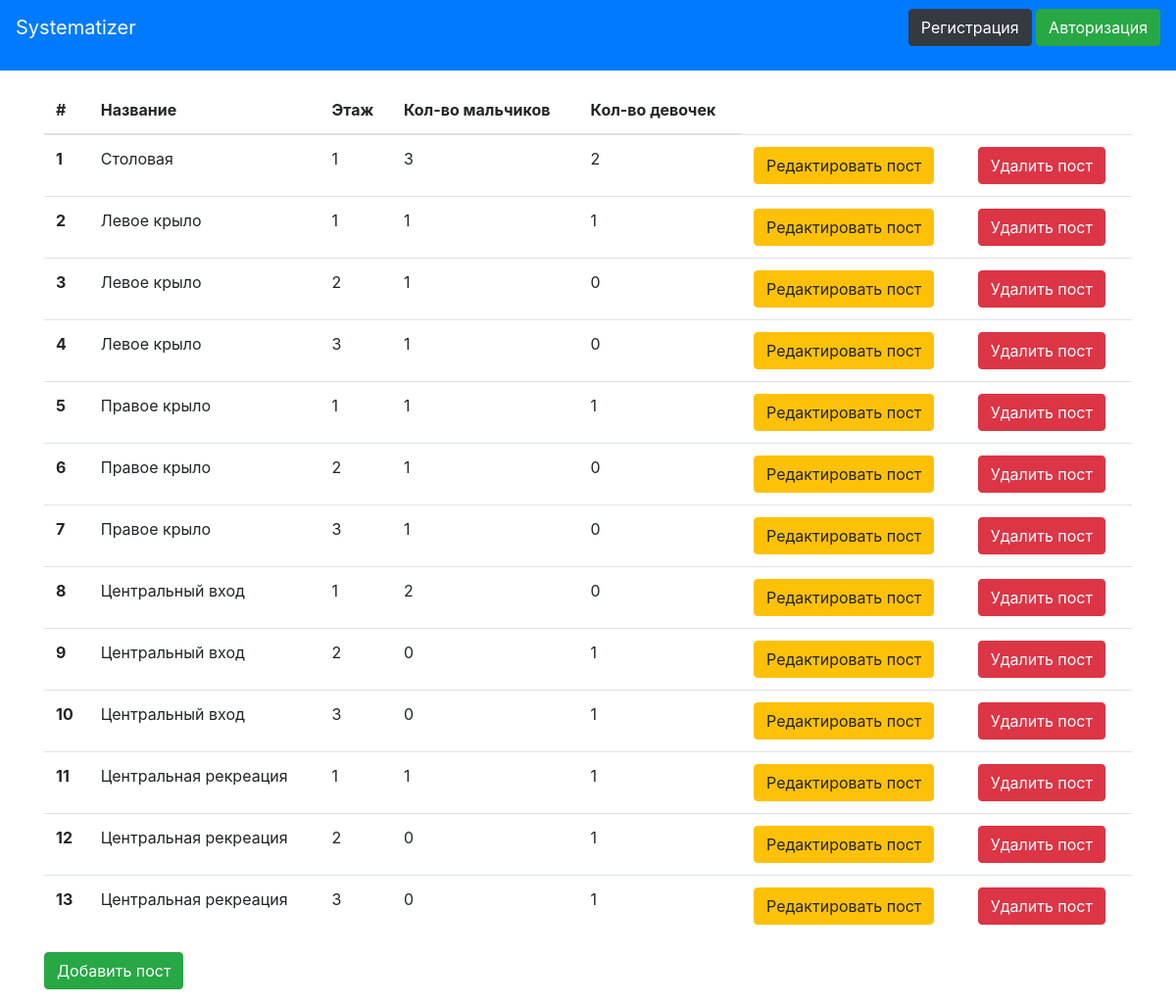
The page /posts on the database its author committed.
### data/posts.py (models this page shows)
class Posts(SqlAlchemyBase, SerializerMixin):
    __tablename__ = 'posts'
    id = sqlalchemy.Column(sqlalchemy.Integer, unique=True,
                           primary_key=True, autoincrement=True)
    name = sqlalchemy.Column(sqlalchemy.String, nullable=False)
    floor = sqlalchemy.Column(sqlalchemy.Integer, nullable=False)
    am_m = sqlalchemy.Column(sqlalchemy.Integer)
    am_f = sqlalchemy.Column(sqlalchemy.Integer)

### app.py (the view)
@app.route('/posts', methods=['GET', 'POST'])
def posts():
    con = sqlite3.connect("db/duties.db")
    cur = con.cursor()
    cursor = cur.execute('SELECT id, name, floor, am_m, am_f FROM posts')
    items = cursor.fetchall()
    return render_template('posts.html', items=items)

### templates/posts.html (shortened to what this page needs)
{% extends "base.html" %}
{% block content %}
<table class="table">
    <thead class="table-borderless">
    <tr>
        <th>#</th>
        <th>Название</th>
        <th>Этаж</th>
        <th>Кол-во мальчиков</th>
        <th>Кол-во девочек</th>
    </tr>
    </thead>
    <tbody>
    {% for item in items %}
    <tr>
        <th scope="row">{{ item[0] }}</th>
        <td>{{ item[1] }}</td>
        <td>{{ item[2] }}</td>
        <td>{{ item[3] }}</td>
        <td>{{ item[4] }}</td>
        <td><a href="edit_post/{{ item[0] }}" class="btn btn-warning">Редактировать пост</a></td>
        <td><a href="delete_post/{{ item[0] }}" class="btn btn-danger">Удалить пост</a></td>
    </tr>
    {% endfor %}
    </tbody>
</table>
<p>
    <a href="add_post" class="btn btn-success">Добавить пост</a>
</p>
{% endblock %}

### rows shown on the page
Posts: id "1", name "Столовая", floor "1", am_m "3", am_f "2"
Posts: id "2", name "Левое крыло", floor "1", am_m "1", am_f "1"
Posts: id "3", name "Левое крыло", floor "2", am_m "1", am_f "0"
Posts: id "4", name "Левое крыло", floor "3", am_m "1", am_f "0"
Posts: id "5", name "Правое крыло", floor "1", am_m "1", am_f "1"
Posts: id "6", name "Правое крыло", floor "2", am_m "1", am_f "0"
Posts: id "7", name "Правое крыло", floor "3", am_m "1", am_f "0"
Posts: id "8", name "Центральный вход", floor "1", am_m "2", am_f "0"
Posts: id "9", name "Центральный вход", floor "2", am_m "0", am_f "1"
Posts: id "10", name "Центральный вход", floor "3", am_m "0", am_f "1"
Posts: id "11", name "Центральная рекреация", floor "1", am_m "1", am_f "1"
Posts: id "12", name "Центральная рекреация", floor "2", am_m "0", am_f "1"
Posts: id "13", name "Центральная рекреация", floor "3", am_m "0", am_f "1"
